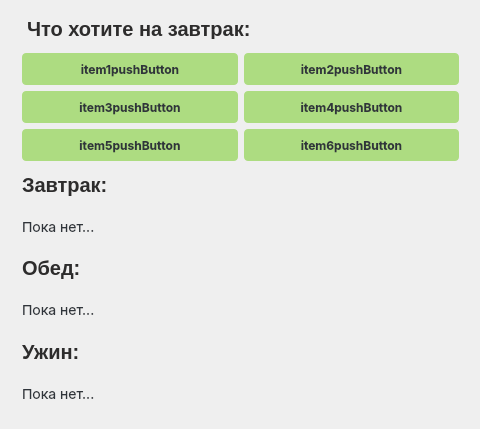
<?xml version="1.0" encoding="UTF-8"?>
<ui version="4.0">
 <class>MainWindow</class>
 <widget class="QMainWindow" name="MainWindow">
  <property name="geometry">
   <rect>
    <x>0</x>
    <y>0</y>
    <width>480</width>
    <height>429</height>
   </rect>
  </property>
  <property name="minimumSize">
   <size>
    <width>480</width>
    <height>429</height>
   </size>
  </property>
  <property name="maximumSize">
   <size>
    <width>480</width>
    <height>429</height>
   </size>
  </property>
  <property name="windowTitle">
   <string>Умное меню - составить меню</string>
  </property>
  <widget class="QWidget" name="centralwidget">
   <widget class="QWidget" name="verticalLayoutWidget">
    <property name="geometry">
     <rect>
      <x>0</x>
      <y>0</y>
      <width>481</width>
      <height>433</height>
     </rect>
    </property>
    <layout class="QVBoxLayout" name="verticalLayout">
     <property name="leftMargin">
      <number>22</number>
     </property>
     <property name="topMargin">
      <number>11</number>
     </property>
     <property name="rightMargin">
      <number>22</number>
     </property>
     <property name="bottomMargin">
      <number>22</number>
     </property>
     <item>
      <layout class="QVBoxLayout" name="verticalLayout_2">
       <property name="leftMargin">
        <number>0</number>
       </property>
       <property name="bottomMargin">
        <number>0</number>
       </property>
       <item>
        <widget class="QLabel" name="chooseMenuHeaderLabel">
         <property name="enabled">
          <bool>true</bool>
         </property>
         <property name="minimumSize">
          <size>
           <width>0</width>
           <height>36</height>
          </size>
         </property>
         <property name="maximumSize">
          <size>
           <width>16777215</width>
           <height>36</height>
          </size>
         </property>
         <property name="styleSheet">
          <string notr="true">background-color: none;
color: #2d2c2c;
border:none;

width: 435px;
height: 24px;
margin-top: 8px;
margin-bottom:8px;

font-size: 20px;
font-family: Inter, &quot;Extra Bold&quot;;
font-weight: 800;
text-align: left;
vertical-align: top</string>
         </property>
         <property name="text">
          <string>Что хотите на завтрак:</string>
         </property>
        </widget>
       </item>
       <item>
        <layout class="QGridLayout" name="itemsGridLayout">
         <item row="2" column="0">
          <widget class="QPushButton" name="item3pushButton">
           <property name="styleSheet">
            <string notr="true">QPushButton{
height:32px;
width:auto;

color: #30353B;
background: #ADDC81;

text-align:center;
vertical-align:center;
font-size:12px;
font-family:Inter;
line-height:auto;
font-weight: bold;

border-radius:4%;
border: 2 px solid #ADFF81;
}

QPushButton:hover {
background: #AAAA81;
}

QPushButton:pressed{
background: #AAAAFF;
}

</string>
           </property>
           <property name="text">
            <string>item3pushButton</string>
           </property>
          </widget>
         </item>
         <item row="3" column="0">
          <widget class="QPushButton" name="item5pushButton">
           <property name="styleSheet">
            <string notr="true">QPushButton{
height:32px;
width:auto;

color: #30353B;
background: #ADDC81;

text-align:center;
vertical-align:center;
font-size:12px;
font-family:Inter;
line-height:auto;
font-weight: bold;

border-radius:4%;
border: 2 px solid #ADFF81;
}

QPushButton:hover {
background: #AAAA81;
}

QPushButton:pressed{
background: #AAAAFF;
}

</string>
           </property>
           <property name="text">
            <string>item5pushButton</string>
           </property>
          </widget>
         </item>
         <item row="1" column="0">
          <widget class="QPushButton" name="item1pushButton">
           <property name="styleSheet">
            <string notr="true">QPushButton{
height:32px;
width:auto;

color: #30353B;
background: #ADDC81;

text-align:center;
vertical-align:center;
font-size:12px;
font-family:Inter;
line-height:auto;
font-weight: bold;

border-radius:4%;
border: 2 px solid #ADFF81;
}

QPushButton:hover {
background: #AAAA81;
}

QPushButton:pressed{
background: #AAAAFF;
}

</string>
           </property>
           <property name="text">
            <string>item1pushButton</string>
           </property>
          </widget>
         </item>
         <item row="2" column="1">
          <widget class="QPushButton" name="item4pushButton">
           <property name="styleSheet">
            <string notr="true">QPushButton{
height:32px;
width:auto;

color: #30353B;
background: #ADDC81;

text-align:center;
vertical-align:center;
font-size:12px;
font-family:Inter;
line-height:auto;
font-weight: bold;

border-radius:4%;
border: 2 px solid #ADFF81;
}

QPushButton:hover {
background: #AAAA81;
}

QPushButton:pressed{
background: #AAAAFF;
}

</string>
           </property>
           <property name="text">
            <string>item4pushButton</string>
           </property>
          </widget>
         </item>
         <item row="1" column="1">
          <widget class="QPushButton" name="item2pushButton">
           <property name="styleSheet">
            <string notr="true">QPushButton{
height:32px;
width:auto;

color: #30353B;
background: #ADDC81;

text-align:center;
vertical-align:center;
font-size:12px;
font-family:Inter;
line-height:auto;
font-weight: bold;

border-radius:4%;
border: 2 px solid #ADFF81;
}

QPushButton:hover {
background: #AAAA81;
}

QPushButton:pressed{
background: #AAAAFF;
}

</string>
           </property>
           <property name="text">
            <string>item2pushButton</string>
           </property>
          </widget>
         </item>
         <item row="3" column="1">
          <widget class="QPushButton" name="item6pushButton">
           <property name="styleSheet">
            <string notr="true">QPushButton{
height:32px;
width:auto;

color: #30353B;
background: #ADDC81;

text-align:center;
vertical-align:center;
font-size:12px;
font-family:Inter;
line-height:auto;
font-weight: bold;

border-radius:4%;
border: 2 px solid #ADFF81;
}

QPushButton:hover {
background: #AAAA81;
}

QPushButton:pressed{
background: #AAAAFF;
}

</string>
           </property>
           <property name="text">
            <string>item6pushButton</string>
           </property>
          </widget>
         </item>
        </layout>
       </item>
       <item>
        <layout class="QVBoxLayout" name="breakfastVerticalLayout">
         <item>
          <widget class="QLabel" name="breakfastHeaderLabel">
           <property name="minimumSize">
            <size>
             <width>0</width>
             <height>36</height>
            </size>
           </property>
           <property name="maximumSize">
            <size>
             <width>16777215</width>
             <height>36</height>
            </size>
           </property>
           <property name="styleSheet">
            <string notr="true">background-color: none;
color: #2d2c2c;
border:none;

width: 435px;
height: 24px;

font-size: 20px;
font-family: Inter, &quot;Extra Bold&quot;;
font-weight: 800;
text-align: left;
vertical-align: top</string>
           </property>
           <property name="text">
            <string>Завтрак:</string>
           </property>
          </widget>
         </item>
         <item>
          <widget class="QLabel" name="breakfastLabel">
           <property name="styleSheet">
            <string notr="true">color:#30353b;
text-align:left;
vertical-align:text-top;
font-size:14px;
font-family:Inter;
line-height:auto;
border-style:hidden;
outline:none;
width:435px;</string>
           </property>
           <property name="text">
            <string>Пока нет...</string>
           </property>
          </widget>
         </item>
        </layout>
       </item>
       <item>
        <layout class="QVBoxLayout" name="lunchVerticalLayout">
         <item>
          <widget class="QLabel" name="lunchHeaderLabel">
           <property name="minimumSize">
            <size>
             <width>0</width>
             <height>36</height>
            </size>
           </property>
           <property name="maximumSize">
            <size>
             <width>16777215</width>
             <height>36</height>
            </size>
           </property>
           <property name="styleSheet">
            <string notr="true">  width: 435px;
  height: 24px;
  color: #2d2c2c;
  font-size: 20px;
  font-family: Inter, &quot;Extra Bold&quot;;
  font-weight: 800;
  text-align: left;
  vertical-align: top</string>
           </property>
           <property name="text">
            <string>Обед:</string>
           </property>
          </widget>
         </item>
         <item>
          <widget class="QLabel" name="lunchLabel">
           <property name="styleSheet">
            <string notr="true">color:#30353b;
text-align:left;
vertical-align:text-top;
font-size:14px;
font-family:Inter;
line-height:auto;
border-style:hidden;
outline:none;
width:435px;</string>
           </property>
           <property name="text">
            <string>Пока нет...</string>
           </property>
          </widget>
         </item>
        </layout>
       </item>
       <item>
        <layout class="QVBoxLayout" name="dinerDerticalLayout">
         <item>
          <widget class="QLabel" name="dinerHeaderLabel">
           <property name="minimumSize">
            <size>
             <width>0</width>
             <height>36</height>
            </size>
           </property>
           <property name="maximumSize">
            <size>
             <width>16777215</width>
             <height>36</height>
            </size>
           </property>
           <property name="styleSheet">
            <string notr="true">  width: 435px;
  height: 24px;
  color: #2d2c2c;
  font-size: 20px;
  font-family: Inter, &quot;Extra Bold&quot;;
  font-weight: 800;
  text-align: left;
  vertical-align: top</string>
           </property>
           <property name="text">
            <string>Ужин:</string>
           </property>
          </widget>
         </item>
         <item>
          <widget class="QLabel" name="dinerLabel">
           <property name="styleSheet">
            <string notr="true">color:#30353b;
text-align:left;
vertical-align:text-top;
font-size:14px;
font-family:Inter;
line-height:auto;
border-style:hidden;
outline:none;
width:435px;</string>
           </property>
           <property name="text">
            <string>Пока нет...</string>
           </property>
          </widget>
         </item>
        </layout>
       </item>
      </layout>
     </item>
    </layout>
   </widget>
  </widget>
 </widget>
 <resources/>
 <connections/>
</ui>
